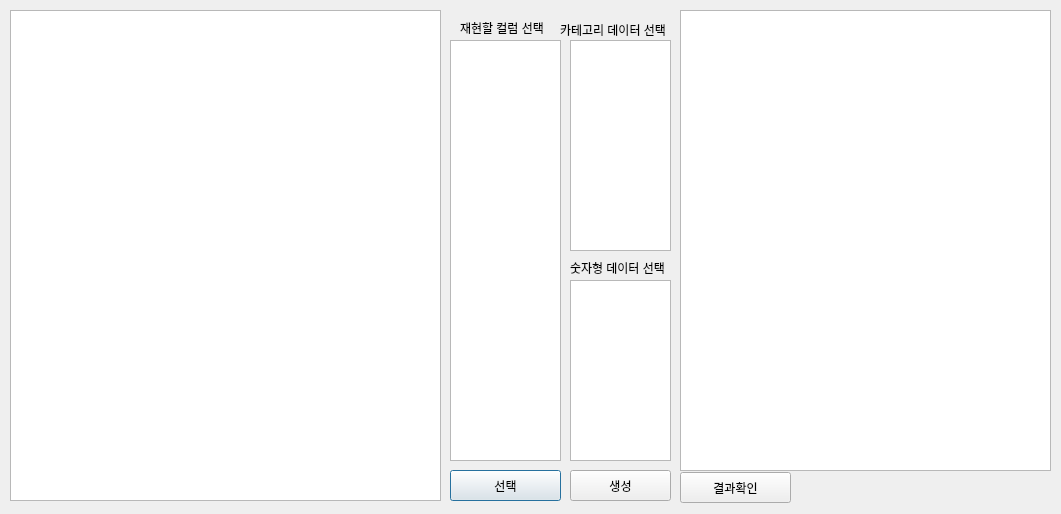
<?xml version="1.0" encoding="UTF-8"?>
<ui version="4.0">
 <class>Dialog</class>
 <widget class="QDialog" name="Dialog">
  <property name="geometry">
   <rect>
    <x>0</x>
    <y>0</y>
    <width>1061</width>
    <height>514</height>
   </rect>
  </property>
  <property name="windowTitle">
   <string>Dialog</string>
  </property>
  <widget class="QListWidget" name="column_listWidget">
   <property name="geometry">
    <rect>
     <x>450</x>
     <y>40</y>
     <width>111</width>
     <height>421</height>
    </rect>
   </property>
  </widget>
  <widget class="QPushButton" name="selectButton">
   <property name="geometry">
    <rect>
     <x>450</x>
     <y>470</y>
     <width>111</width>
     <height>31</height>
    </rect>
   </property>
   <property name="text">
    <string>선택</string>
   </property>
  </widget>
  <widget class="QListWidget" name="category_listWidget">
   <property name="geometry">
    <rect>
     <x>570</x>
     <y>40</y>
     <width>101</width>
     <height>211</height>
    </rect>
   </property>
  </widget>
  <widget class="QLabel" name="label">
   <property name="geometry">
    <rect>
     <x>460</x>
     <y>20</y>
     <width>101</width>
     <height>16</height>
    </rect>
   </property>
   <property name="text">
    <string>재현할 컬럼 선택</string>
   </property>
  </widget>
  <widget class="QLabel" name="label_2">
   <property name="geometry">
    <rect>
     <x>560</x>
     <y>20</y>
     <width>121</width>
     <height>20</height>
    </rect>
   </property>
   <property name="text">
    <string>카테고리 데이터 선택</string>
   </property>
  </widget>
  <widget class="QPushButton" name="generateButton">
   <property name="geometry">
    <rect>
     <x>570</x>
     <y>470</y>
     <width>101</width>
     <height>31</height>
    </rect>
   </property>
   <property name="text">
    <string>생성</string>
   </property>
  </widget>
  <widget class="QTableWidget" name="tableWidget">
   <property name="geometry">
    <rect>
     <x>680</x>
     <y>10</y>
     <width>371</width>
     <height>461</height>
    </rect>
   </property>
  </widget>
  <widget class="QListWidget" name="int_listWidget">
   <property name="geometry">
    <rect>
     <x>570</x>
     <y>280</y>
     <width>101</width>
     <height>181</height>
    </rect>
   </property>
  </widget>
  <widget class="QLabel" name="label_3">
   <property name="geometry">
    <rect>
     <x>570</x>
     <y>260</y>
     <width>111</width>
     <height>16</height>
    </rect>
   </property>
   <property name="text">
    <string>숫자형 데이터 선택</string>
   </property>
  </widget>
  <widget class="QTableWidget" name="ori_tableWidget">
   <property name="geometry">
    <rect>
     <x>10</x>
     <y>10</y>
     <width>431</width>
     <height>491</height>
    </rect>
   </property>
  </widget>
  <widget class="QPushButton" name="resultButton">
   <property name="geometry">
    <rect>
     <x>680</x>
     <y>472</y>
     <width>111</width>
     <height>31</height>
    </rect>
   </property>
   <property name="text">
    <string>결과확인</string>
   </property>
  </widget>
 </widget>
 <resources/>
 <connections/>
</ui>
